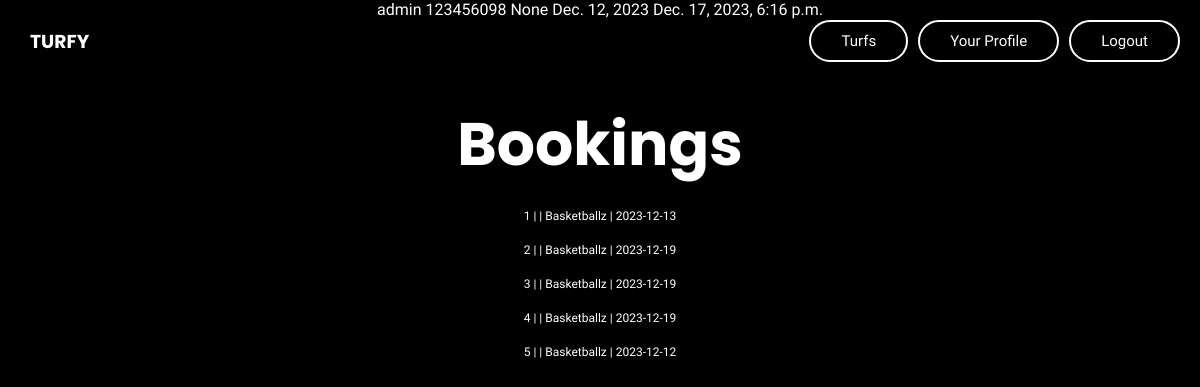
The page /player-profile/ (signed in) on the database its author committed.
### app/models.py (models this page shows, shortened)
class Player(models.Model):
    user = models.ForeignKey(User, null=True, on_delete=models.SET_NULL)
    firstName = models.CharField("First Name", max_length=25, null=True)
    lastName = models.CharField("Last Name", max_length=25, null=True)
    mobile = models.CharField("Mobile Number", max_length=25, null=True)
    email = models.EmailField("Email Address", null=True)
    dateOfBirth = models.DateField("Date of Birth", null=True)
    dateCreated = models.DateTimeField("Date Created", auto_now_add=True)

class Booking(models.Model):
    player = models.ForeignKey(Player, null=True, on_delete=models.SET_NULL)
    turf = models.ForeignKey(Turf, null=True, on_delete=models.SET_NULL)
    timeSlot = models.ForeignKey(TimeSlot, null=True, on_delete=models.SET_NULL)
    date = models.DateField("Date", null=True)
    dateCreated = models.DateTimeField("Date Created", auto_created=True, null=True)
    def __str__(self):
        return str(self.id) + " | " + self.player.firstName + " | " + self.turf.turfName + " | " + str(self.date)

class Turf(models.Model):
    TYPE =  (
        ("5s","5s"),
        ("7s","7s")
    )
    user = models.ForeignKey(User, null=True, on_delete=models.SET_NULL)
    turfName = models.CharField("Turf Name", max_length=25, null=True)
    location = models.CharField("Location ", max_length=200, null=True)
    phoneNumber = models.CharField("Phone Number", max_length=25, null=True)
    pricePerSlot = models.FloatField("Price Per Slot", max_length=3, null=True)
    fieldSize = models.CharField("fieldSize",max_length=3,choices=TYPE, null=False, default="5s")
    slots = models.ManyToManyField(TimeSlot, blank=True)
    dateCreated = models.DateTimeField("Date Created", auto_now_add=True)

### app/views.py (the view)
# urls.py: path('player-profile/', views.playerProfile, name='playerProfile'),
def playerProfile(request):
    player = Player.objects.get(user=request.user)
    bookings = Booking.objects.filter(player=player)
    context = {
        'player':player,
        'bookings':bookings,
    }
    return render(request, 'app/playerProfile.html', context)

### app/templates/app/playerProfile.html (shortened to what this page needs)
{% extends 'app/main.html' %} {% load static %}  {% block content %}
{{player.user}} {{player.firstName}}
{{player.lastName}} {{player.mobile}} {{player.email}} {{player.dateOfBirth}}
{{player.dateCreated}}
<h1>Bookings</h1>
{% for booking in bookings %}
<p>{{booking}}</p>
{% endfor %} {% endblock %}

### app/templates/app/main.html (shortened to what this page needs)
{% load static %}
<!DOCTYPE html>
<html lang="en">
  <head>
    <link rel="stylesheet" href="{% static 'css/styles.css' %}" />
  </head>
  <body class="body">
    {% include 'app/navbar.html' %}
    {% block content %} {% endblock %}
  </body>
</html>

### app/templates/app/navbar.html
<nav>
  <h3>TURFY</h3>
  <div class="btn-nav-group">
    {% if player %}
    <a href="{% url 'searchTurfs' %}" class="btn btn-nav">Turfs</a
    ><a href="{% url 'playerProfile' %}" class="btn btn-nav">Your Profile</a>
    {% elif turf %}
    <a href="{% url 'turfProfile' %}" class="btn btn-nav">Turf Profile</a>
    {% endif %}
    {% if user.is_authenticated %}
    <a href="{% url 'logoutUser' %}" class="btn btn-nav">Logout</a>
    {% else %}
    <a href="{% url 'register' %}" class="btn btn-nav">Register</a
    ><a href="{% url 'loginUser' %}" class="btn btn-nav">Login</a>
    {% endif %}
  </div>
</nav>

### static/css/styles.css (style rules this page uses)
* { margin: 0; padding: 0; font-family: 'Plus Jakarta Sans', sans-serif; color: white; transition: all 0.3s ease; }
p { font-size: 12px; }
h1, h2, h3, h4, h5 { font-family: 'Poppins', sans-serif; margin-top: 1em; text-align: center; }
h1 { font-size: 60px; }
a { color: inherit; text-decoration: none; font-weight: bold; }
body { background-color: black; display: flex; flex-direction: column; justify-content: space-around; align-items: center; gap: 20px; }
nav { display: flex; justify-content: space-between; align-items: center; width: 100%; padding-block: 20px; position: fixed; top: 0; left: 0; }
nav h3 { padding-inline: 30px; margin: 0; }
button, .btn { background-color: white; font-size: 15px; color: black; padding: 10px 30px; font-weight: 500; border: none; border-radius: 30px; }
.btn-nav-group { display: flex; justify-content: space-between; align-items: center; gap: 10px; padding-right: 20px; }
.btn-nav { background: transparent; color: white; border: solid 2px white; }

### rows shown on the page
Player: user "admin", mobile "123456098", email "None", dateOfBirth "Dec. 12, 2023", dateCreated "Dec. 17, 2023, 6:16 p.m."
Booking: id+player+turf "1 | | Basketballz | 2023-12-13"
Booking: id+player+turf "2 | | Basketballz | 2023-12-19"
Booking: id+player+turf "3 | | Basketballz | 2023-12-19"
Booking: id+player+turf "4 | | Basketballz | 2023-12-19"
Booking: id+player+turf "5 | | Basketballz | 2023-12-12"
